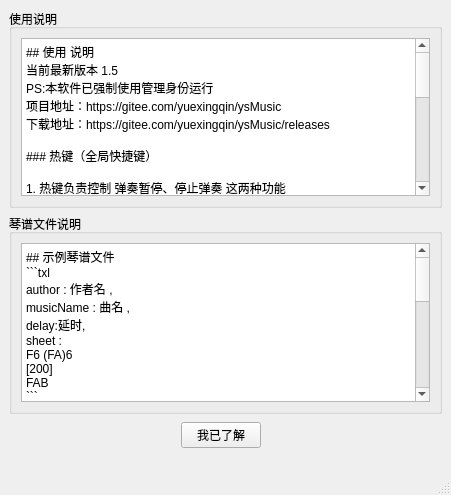
<?xml version="1.0" encoding="UTF-8"?>
<ui version="4.0">
 <class>HelpWindow</class>
 <widget class="QMainWindow" name="HelpWindow">
  <property name="geometry">
   <rect>
    <x>0</x>
    <y>0</y>
    <width>451</width>
    <height>495</height>
   </rect>
  </property>
  <property name="minimumSize">
   <size>
    <width>450</width>
    <height>495</height>
   </size>
  </property>
  <property name="maximumSize">
   <size>
    <width>16777215</width>
    <height>16777215</height>
   </size>
  </property>
  <property name="windowTitle">
   <string>帮助</string>
  </property>
  <widget class="QWidget" name="centralwidget">
   <widget class="QGroupBox" name="groupBox">
    <property name="geometry">
     <rect>
      <x>9</x>
      <y>9</y>
      <width>433</width>
      <height>199</height>
     </rect>
    </property>
    <property name="title">
     <string>使用说明</string>
    </property>
    <layout class="QVBoxLayout" name="verticalLayout">
     <item>
      <widget class="QTextEdit" name="textEdit">
       <property name="readOnly">
        <bool>true</bool>
       </property>
       <property name="html">
        <string>&lt;!DOCTYPE HTML PUBLIC &quot;-//W3C//DTD HTML 4.0//EN&quot; &quot;http://www.w3.org/TR/REC-html40/strict.dtd&quot;&gt;
&lt;html&gt;&lt;head&gt;&lt;meta name=&quot;qrichtext&quot; content=&quot;1&quot; /&gt;&lt;meta charset=&quot;utf-8&quot; /&gt;&lt;style type=&quot;text/css&quot;&gt;
p, li { white-space: pre-wrap; }
&lt;/style&gt;&lt;/head&gt;&lt;body style=&quot; font-family:'Microsoft YaHei UI'; font-size:9pt; font-weight:400; font-style:normal;&quot;&gt;
&lt;p style=&quot; margin-top:0px; margin-bottom:0px; margin-left:0px; margin-right:0px; -qt-block-indent:0; text-indent:0px;&quot;&gt;## 使用 说明&lt;/p&gt;
&lt;p style=&quot; margin-top:0px; margin-bottom:0px; margin-left:0px; margin-right:0px; -qt-block-indent:0; text-indent:0px;&quot;&gt;当前最新版本 1.5&lt;/p&gt;
&lt;p style=&quot; margin-top:0px; margin-bottom:0px; margin-left:0px; margin-right:0px; -qt-block-indent:0; text-indent:0px;&quot;&gt;PS:本软件已强制使用管理身份运行&lt;/p&gt;
&lt;p style=&quot; margin-top:0px; margin-bottom:0px; margin-left:0px; margin-right:0px; -qt-block-indent:0; text-indent:0px;&quot;&gt;项目地址：https://gitee.com/yuexingqin/ysMusic&lt;/p&gt;
&lt;p style=&quot; margin-top:0px; margin-bottom:0px; margin-left:0px; margin-right:0px; -qt-block-indent:0; text-indent:0px;&quot;&gt;下载地址：https://gitee.com/yuexingqin/ysMusic/releases&lt;/p&gt;
&lt;p style=&quot;-qt-paragraph-type:empty; margin-top:0px; margin-bottom:0px; margin-left:0px; margin-right:0px; -qt-block-indent:0; text-indent:0px;&quot;&gt;&lt;br /&gt;&lt;/p&gt;
&lt;p style=&quot; margin-top:0px; margin-bottom:0px; margin-left:0px; margin-right:0px; -qt-block-indent:0; text-indent:0px;&quot;&gt;### 热键（全局快捷键）&lt;/p&gt;
&lt;p style=&quot;-qt-paragraph-type:empty; margin-top:0px; margin-bottom:0px; margin-left:0px; margin-right:0px; -qt-block-indent:0; text-indent:0px;&quot;&gt;&lt;br /&gt;&lt;/p&gt;
&lt;p style=&quot; margin-top:0px; margin-bottom:0px; margin-left:0px; margin-right:0px; -qt-block-indent:0; text-indent:0px;&quot;&gt;1. 热键负责控制 弹奏暂停、停止弹奏 这两种功能&lt;/p&gt;
&lt;p style=&quot; margin-top:0px; margin-bottom:0px; margin-left:0px; margin-right:0px; -qt-block-indent:0; text-indent:0px;&quot;&gt;2. 默认 注册了 F6和 CTRL+F6,分别对应功能：播放暂停、停止弹奏 &lt;/p&gt;
&lt;p style=&quot; margin-top:0px; margin-bottom:0px; margin-left:0px; margin-right:0px; -qt-block-indent:0; text-indent:0px;&quot;&gt;3. 如果按键冲突可以自行修改 为F6-F12 ，和 CTRL+F6-F12 。分别对应 这两种不同的功能&lt;/p&gt;
&lt;p style=&quot; margin-top:0px; margin-bottom:0px; margin-left:0px; margin-right:0px; -qt-block-indent:0; text-indent:0px;&quot;&gt;4. 进去游戏 按下对应热键， 弹奏琴谱列表中正在被选中的琴谱。&lt;/p&gt;
&lt;p style=&quot; margin-top:0px; margin-bottom:0px; margin-left:0px; margin-right:0px; -qt-block-indent:0; text-indent:0px;&quot;&gt;### 添加管理自定义琴谱&lt;/p&gt;
&lt;p style=&quot; margin-top:0px; margin-bottom:0px; margin-left:0px; margin-right:0px; -qt-block-indent:0; text-indent:0px;&quot;&gt;1. 添加 点击 按键或者 对应功能菜单即可&lt;/p&gt;
&lt;p style=&quot; margin-top:0px; margin-bottom:0px; margin-left:0px; margin-right:0px; -qt-block-indent:0; text-indent:0px;&quot;&gt;2. 删除 鼠标右键菜单删除即可，无法删除自带的琴谱&lt;/p&gt;
&lt;p style=&quot; margin-top:0px; margin-bottom:0px; margin-left:0px; margin-right:0px; -qt-block-indent:0; text-indent:0px;&quot;&gt;### 录入琴谱&lt;/p&gt;
&lt;p style=&quot; margin-top:0px; margin-bottom:0px; margin-left:0px; margin-right:0px; -qt-block-indent:0; text-indent:0px;&quot;&gt;1. 点击开始录制之后，在原神中弹奏，弹奏完成 ，再次点击按钮即可&lt;/p&gt;
&lt;p style=&quot; margin-top:0px; margin-bottom:0px; margin-left:0px; margin-right:0px; -qt-block-indent:0; text-indent:0px;&quot;&gt;2. 该功能还不完善，略有瑕疵&lt;/p&gt;
&lt;p style=&quot; margin-top:0px; margin-bottom:0px; margin-left:0px; margin-right:0px; -qt-block-indent:0; text-indent:0px;&quot;&gt;## 导出琴谱&lt;/p&gt;
&lt;p style=&quot; margin-top:0px; margin-bottom:0px; margin-left:0px; margin-right:0px; -qt-block-indent:0; text-indent:0px;&quot;&gt;1. 右键菜单导出、选中路径即可，导出文件名为乐谱名。&lt;/p&gt;
&lt;p style=&quot; margin-top:0px; margin-bottom:0px; margin-left:0px; margin-right:0px; -qt-block-indent:0; text-indent:0px;&quot;&gt;2. 界面上有选择框--导出延时信息，选中导出延时，没有选中不导出延时&lt;/p&gt;
&lt;p style=&quot; margin-top:0px; margin-bottom:0px; margin-left:0px; margin-right:0px; -qt-block-indent:0; text-indent:0px;&quot;&gt;### 其他&lt;/p&gt;
&lt;p style=&quot; margin-top:0px; margin-bottom:0px; margin-left:0px; margin-right:0px; -qt-block-indent:0; text-indent:0px;&quot;&gt;1. 窗口置顶：需要在原神.exe 不再全屏模式 才能霸屏。 PS:原神 ALT+回车 切换全屏和 窗口模式&lt;/p&gt;&lt;/body&gt;&lt;/html&gt;</string>
       </property>
      </widget>
     </item>
    </layout>
   </widget>
   <widget class="QGroupBox" name="groupBox_2">
    <property name="geometry">
     <rect>
      <x>9</x>
      <y>214</y>
      <width>433</width>
      <height>200</height>
     </rect>
    </property>
    <property name="title">
     <string>琴谱文件说明</string>
    </property>
    <layout class="QVBoxLayout" name="verticalLayout_2">
     <item>
      <widget class="QTextEdit" name="textEdit_2">
       <property name="readOnly">
        <bool>true</bool>
       </property>
       <property name="html">
        <string>&lt;!DOCTYPE HTML PUBLIC &quot;-//W3C//DTD HTML 4.0//EN&quot; &quot;http://www.w3.org/TR/REC-html40/strict.dtd&quot;&gt;
&lt;html&gt;&lt;head&gt;&lt;meta name=&quot;qrichtext&quot; content=&quot;1&quot; /&gt;&lt;meta charset=&quot;utf-8&quot; /&gt;&lt;style type=&quot;text/css&quot;&gt;
p, li { white-space: pre-wrap; }
&lt;/style&gt;&lt;/head&gt;&lt;body style=&quot; font-family:'Microsoft YaHei UI'; font-size:9pt; font-weight:400; font-style:normal;&quot;&gt;
&lt;p style=&quot; margin-top:0px; margin-bottom:0px; margin-left:0px; margin-right:0px; -qt-block-indent:0; text-indent:0px;&quot;&gt;## 示例琴谱文件&lt;/p&gt;
&lt;p style=&quot; margin-top:0px; margin-bottom:0px; margin-left:0px; margin-right:0px; -qt-block-indent:0; text-indent:0px;&quot;&gt;```txl&lt;/p&gt;
&lt;p style=&quot; margin-top:0px; margin-bottom:0px; margin-left:0px; margin-right:0px; -qt-block-indent:0; text-indent:0px;&quot;&gt;author : 作者名 ,&lt;/p&gt;
&lt;p style=&quot; margin-top:0px; margin-bottom:0px; margin-left:0px; margin-right:0px; -qt-block-indent:0; text-indent:0px;&quot;&gt;musicName : 曲名 ,&lt;/p&gt;
&lt;p style=&quot; margin-top:0px; margin-bottom:0px; margin-left:0px; margin-right:0px; -qt-block-indent:0; text-indent:0px;&quot;&gt;delay:延时,&lt;/p&gt;
&lt;p style=&quot; margin-top:0px; margin-bottom:0px; margin-left:0px; margin-right:0px; -qt-block-indent:0; text-indent:0px;&quot;&gt;sheet :&lt;/p&gt;
&lt;p style=&quot; margin-top:0px; margin-bottom:0px; margin-left:0px; margin-right:0px; -qt-block-indent:0; text-indent:0px;&quot;&gt;F6 (FA)6&lt;/p&gt;
&lt;p style=&quot; margin-top:0px; margin-bottom:0px; margin-left:0px; margin-right:0px; -qt-block-indent:0; text-indent:0px;&quot;&gt;[200]&lt;/p&gt;
&lt;p style=&quot; margin-top:0px; margin-bottom:0px; margin-left:0px; margin-right:0px; -qt-block-indent:0; text-indent:0px;&quot;&gt;FAB&lt;/p&gt;
&lt;p style=&quot; margin-top:0px; margin-bottom:0px; margin-left:0px; margin-right:0px; -qt-block-indent:0; text-indent:0px;&quot;&gt;```&lt;/p&gt;
&lt;p style=&quot; margin-top:0px; margin-bottom:0px; margin-left:0px; margin-right:0px; -qt-block-indent:0; text-indent:0px;&quot;&gt;完整见 /res/sheet 下&lt;/p&gt;
&lt;p style=&quot;-qt-paragraph-type:empty; margin-top:0px; margin-bottom:0px; margin-left:0px; margin-right:0px; -qt-block-indent:0; text-indent:0px;&quot;&gt;&lt;br /&gt;&lt;/p&gt;
&lt;p style=&quot; margin-top:0px; margin-bottom:0px; margin-left:0px; margin-right:0px; -qt-block-indent:0; text-indent:0px;&quot;&gt;author,musicName,delay 不是必须的,但是sheet是必须的。&lt;/p&gt;
&lt;p style=&quot; margin-top:0px; margin-bottom:0px; margin-left:0px; margin-right:0px; -qt-block-indent:0; text-indent:0px;&quot;&gt;PS:&lt;/p&gt;
&lt;p style=&quot; margin-top:0px; margin-bottom:0px; margin-left:0px; margin-right:0px; -qt-block-indent:0; text-indent:0px;&quot;&gt;1. 每个属性必须是 `[&amp;lt;属性&amp;gt; : 内容 ,]`  冒号逗号都不可少，且都是半角符号。sheet最后无需跟逗号标记结束&lt;/p&gt;
&lt;p style=&quot; margin-top:0px; margin-bottom:0px; margin-left:0px; margin-right:0px; -qt-block-indent:0; text-indent:0px;&quot;&gt;2. delay 是默认延时，也就是一个按键缺省状态下的延时。该属性缺省，则为100ms&lt;/p&gt;
&lt;p style=&quot; margin-top:0px; margin-bottom:0px; margin-left:0px; margin-right:0px; -qt-block-indent:0; text-indent:0px;&quot;&gt;3. delay author musicName  都可以缺省，唯独sheet不能缺省。&lt;/p&gt;
&lt;p style=&quot; margin-top:0px; margin-bottom:0px; margin-left:0px; margin-right:0px; -qt-block-indent:0; text-indent:0px;&quot;&gt;sheet 说明:&lt;/p&gt;
&lt;p style=&quot; margin-top:0px; margin-bottom:0px; margin-left:0px; margin-right:0px; -qt-block-indent:0; text-indent:0px;&quot;&gt;sheet标记琴谱的开始，&lt;/p&gt;
&lt;p style=&quot; margin-top:0px; margin-bottom:0px; margin-left:0px; margin-right:0px; -qt-block-indent:0; text-indent:0px;&quot;&gt;1. F6 表示按下 F 键 ，6ms延时&lt;/p&gt;
&lt;p style=&quot; margin-top:0px; margin-bottom:0px; margin-left:0px; margin-right:0px; -qt-block-indent:0; text-indent:0px;&quot;&gt;2. (FA)6 表示同时按下 FA 6ms延时&lt;/p&gt;
&lt;p style=&quot; margin-top:0px; margin-bottom:0px; margin-left:0px; margin-right:0px; -qt-block-indent:0; text-indent:0px;&quot;&gt;3. [200] 是延时块 代表 后面 FAB 延时 为 200ms (PS:1.5 版本 所有)&lt;/p&gt;
&lt;p style=&quot; margin-top:0px; margin-bottom:0px; margin-left:0px; margin-right:0px; -qt-block-indent:0; text-indent:0px;&quot;&gt;4. 基本格式为 `[key] [延时]` ，()抱起来的多个key表示同时按下，`[延时]`可以缺省默认为 delay。&lt;/p&gt;
&lt;p style=&quot; margin-top:0px; margin-bottom:0px; margin-left:0px; margin-right:0px; -qt-block-indent:0; text-indent:0px;&quot;&gt;5. 无视空格换行&lt;/p&gt;&lt;/body&gt;&lt;/html&gt;</string>
       </property>
      </widget>
     </item>
    </layout>
   </widget>
   <widget class="QWidget" name="layoutWidget">
    <property name="geometry">
     <rect>
      <x>0</x>
      <y>420</y>
      <width>441</width>
      <height>31</height>
     </rect>
    </property>
    <layout class="QHBoxLayout" name="horizontalLayout">
     <item>
      <spacer name="horizontalSpacer">
       <property name="orientation">
        <enum>Qt::Horizontal</enum>
       </property>
       <property name="sizeHint" stdset="0">
        <size>
         <width>40</width>
         <height>20</height>
        </size>
       </property>
      </spacer>
     </item>
     <item>
      <widget class="QPushButton" name="pushButton">
       <property name="text">
        <string>我已了解</string>
       </property>
      </widget>
     </item>
     <item>
      <spacer name="horizontalSpacer_2">
       <property name="orientation">
        <enum>Qt::Horizontal</enum>
       </property>
       <property name="sizeHint" stdset="0">
        <size>
         <width>40</width>
         <height>20</height>
        </size>
       </property>
      </spacer>
     </item>
    </layout>
   </widget>
  </widget>
  <widget class="QMenuBar" name="menubar">
   <property name="geometry">
    <rect>
     <x>0</x>
     <y>0</y>
     <width>451</width>
     <height>22</height>
    </rect>
   </property>
  </widget>
  <widget class="QStatusBar" name="statusbar"/>
 </widget>
 <resources/>
 <connections/>
</ui>
